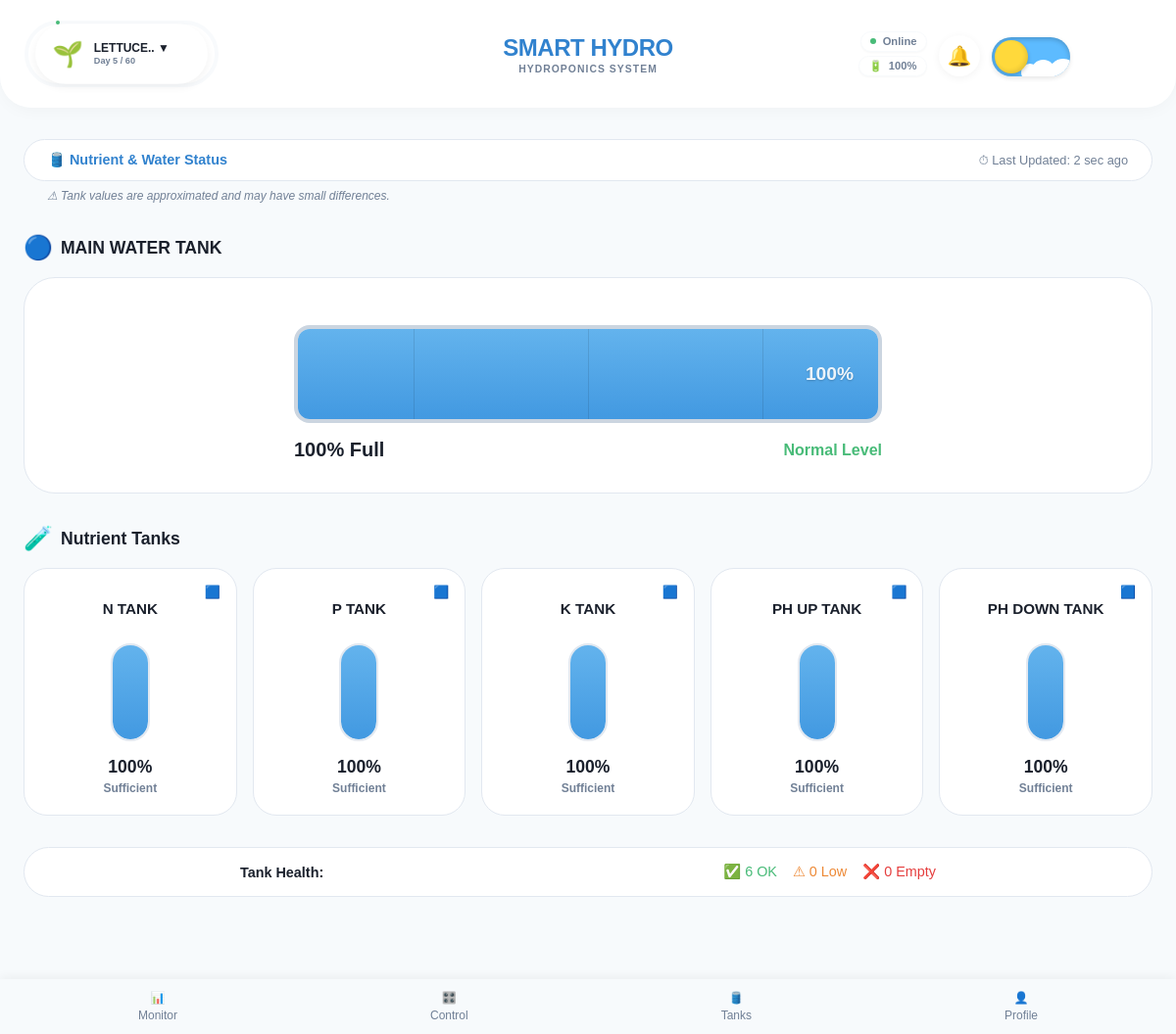
Screenshot of /tanks (signed in) with the database file from the repository.
### models.py (models this page shows)
class Plant(db.Model):
    id = db.Column(db.Integer, primary_key=True)
    name = db.Column(db.String(100), nullable=False)
    temp_min = db.Column(db.Float, default=20.0)
    temp_max = db.Column(db.Float, default=30.0)
    humidity_min = db.Column(db.Float, default=40.0)
    humidity_max = db.Column(db.Float, default=70.0)
    ph_min = db.Column(db.Float, default=5.5)
    ph_max = db.Column(db.Float, default=6.5)
    tds_min = db.Column(db.Float, default=800.0)
    tds_max = db.Column(db.Float, default=1200.0)
    category = db.Column(db.String(50), default="Leafy") # Leafy / Fruiting / Herb
    auto_ph_correction = db.Column(db.Boolean, default=True)
    spectrum_pref = db.Column(db.String(50), default="Full") # Blue / Red / Full
    safety_max_temp = db.Column(db.Float, default=40.0)
    safety_min_water = db.Column(db.Float, default=15.0)
    n_min = db.Column(db.Float, default=100.0)
    n_max = db.Column(db.Float, default=200.0)
    p_min = db.Column(db.Float, default=30.0)
    p_max = db.Column(db.Float, default=50.0)
    k_min = db.Column(db.Float, default=100.0)
    k_max = db.Column(db.Float, default=300.0)
    light_min = db.Column(db.Float, default=1000.0)
    light_max = db.Column(db.Float, default=20000.0)
    expected_days = db.Column(db.Integer, default=60)
    start_date = db.Column(db.DateTime, default=datetime.utcnow)

class TankLevel(db.Model):
    id = db.Column(db.Integer, primary_key=True)
    name = db.Column(db.String(50), unique=True, nullable=False) # e.g., 'n_tank'
    level_percent = db.Column(db.Float, default=100.0)

### routes/views.py (the view)
@views.route('/tanks')
@login_required
def tanks():
    plant = Plant.query.first()
    tanks = TankLevel.query.all()
    return render_template('tanks.html', user=current_user, tanks=tanks, plant=plant)

### templates/tanks.html (shortened to what this page needs)
{% extends "base.html" %}
{% block content %}
<div class="tank-info-strip">
    <div style="font-weight: 600; color: var(--primary-color);">🛢️ Nutrient & Water Status</div>
    <div style="font-size: 0.8rem;">
        <span>⏱ Last Updated: </span><span id="last-updated">2 sec ago</span>
    </div>
</div>
<div
    style="font-size: 0.75rem; color: var(--text-secondary); margin-top: -1.5rem; margin-bottom: 2rem; padding-left: 1.5rem; font-style: italic;">
    ⚠ Tank values are approximated and may have small differences.
</div>
{% set main_tank = namespace(found=false, data=None) %}
{% for tank in tanks %}
{% if 'main' in tank.name.lower() or 'water' in tank.name.lower() %}
{% set main_tank.found = true %}
{% set main_tank.data = tank %}
{% endif %}
{% endfor %}
{% if main_tank.found %}
<div class="tank-section-title">
    <span style="color: var(--primary-color); font-size: 1.5rem;">🔵</span>
    <span>MAIN WATER TANK</span>
</div>
<div class="main-tank-wrapper"
    onclick="openTankModal('{{ main_tank.data.name }}', {{ main_tank.data.level_percent }}, 'Water')">
    <div class="industrial-tank-horizontal">
        <div class="tank-fill-horizontal {{ 'fill-danger' if main_tank.data.level_percent < 20 else 'fill-blue' }}"
            style="width: {{ main_tank.data.level_percent }}%;">
            <span style="margin-right: 10px;">{{ main_tank.data.level_percent | int }}%</span>
        </div>
    </div>
    <div style="display: flex; width: 100%; max-width: 600px; justify-content: space-between; align-items: center;">
        <div style="font-weight: 700; font-size: 1.25rem; color: var(--text-primary);">
            {{ main_tank.data.level_percent | int }}% Full
        </div>
        <div style="color: {{ '#e53e3e' if main_tank.data.level_percent < 20 else '#48bb78' }}; font-weight: 600;">
            {{ "CRITICAL LOW" if main_tank.data.level_percent < 20 else ("Low Level" if main_tank.data.level_percent <
                40 else "Normal Level" ) }} </div>
        </div>
    </div>
    {% endif %}
    <div class="tank-section-title" style="margin-top: 2rem;">
        <span style="font-size: 1.5rem;">🧪</span>
        <span>Nutrient Tanks</span>
    </div>
    <div class="nutrient-grid">
        {% for tank in tanks %}
        {% if not ('main' in tank.name.lower() or 'water' in tank.name.lower()) %}
        {% set color_class = 'fill-blue' %}
        {% set icon = '🧪' %}
        {% if 'n' in tank.name.lower() or 'nitrogen' in tank.name.lower() %}
        {% set color_class = 'fill-blue' %}
        {% set icon = '🟦' %}
        {% elif 'p' in tank.name.lower() or 'phosphorus' in tank.name.lower() %}
        {% set color_class = 'fill-green' %}
        {% set icon = '🟩' %}
        {% elif 'k' in tank.name.lower() or 'potassium' in tank.name.lower() %}
        {% set color_class = 'fill-purple' %}
        {% set icon = '🟪' %}
        {% elif 'ph_up' in tank.name.lower() %}
        {% set color_class = 'fill-orange' %}
        {% set icon = '🟨' %}
        {% elif 'ph_down' in tank.name.lower() %}
        {% set color_class = 'fill-red' %}
        {% set icon = '🟥' %}
        {% endif %}
        {% if tank.level_percent < 20 %} {% set safe_color_class='fill-danger' %} {% set
            border_style='border: 1px solid var(--danger-color);' %} {% else %} {% set safe_color_class=color_class %}
            {% set border_style='' %} {% endif %} <div class="nutrient-card" style="{{ border_style }}"
            onclick="openTankModal('{{ tank.name }}', {{ tank.level_percent }}, 'Nutrient')">
            <div
                style="font-weight: 600; font-size: 0.95rem; text-align: center; height: 2.5rem; display: flex; align-items: center;">
                {{ tank.name.replace('_', ' ').replace('pump', '').upper() }}
            </div>
            <div class="mini-tank-gauge">
                <div class="mini-tank-fill {{ safe_color_class }}" style="height: {{ tank.level_percent }}%;"></div>
            </div>
            <div style="font-size: 1.1rem; font-weight: 700;">{{ tank.level_percent | int }}%</div>
            <div
                style="font-size: 0.75rem; margin-top: 0.25rem; font-weight: 600; color: {{ '#e53e3e' if tank.level_percent < 20 else '#718096' }};">
                {% if tank.level_percent < 20 %} Empty! {% elif tank.level_percent < 40 %} Refill Soon {% else %}
                    Sufficient {% endif %} </div>
                    <div style="position: absolute; top: 1rem; right: 1rem; font-size: 0.8rem;">{{ icon }}</div>
            </div>
            {% endif %}
            {% endfor %}
    </div>
    <div class="tank-summary-bar">
        <div style="font-weight: 600; font-size: 0.9rem;">Tank Health:</div>
        <div style="display: flex; gap: 1rem; font-size: 0.9rem;">
            <span style="color: var(--success-color);">✅ <span id="count-ok">--</span> OK</span>
            <span style="color: var(--warning-color);">⚠ <span id="count-low">--</span> Low</span>
            <span style="color: var(--danger-color);">❌ <span id="count-empty">--</span> Empty</span>
        </div>
    </div>
    {% endblock %}

### templates/base.html (shortened to what this page needs)
<!DOCTYPE html>
<html lang="en">
<head>
    <link rel="stylesheet" href="{{ url_for('static', filename='css/style.css') }}">
</head>
<body>
    {% if current_user.is_authenticated %}
    <header class="app-header">
        <div class="header-left">
            {% set current_day = 5 %}
            {% set total_days = plant.expected_days if plant else 60 %}
            {% set pct = (current_day / total_days * 100) | int %}
            {% set ring_color = 'mid' %}
            {% if pct < 30 %}{% set ring_color='low' %}{% endif %} {% if pct> 70 %}{% set ring_color = 'high' %}{% endif
                %}
                <div class="plant-ring-wrapper">
                    <div class="ring-content">
                        <div class="ring-icon">🌱</div>
                        <div class="ring-text-stack">
                            <div class="ring-name">{{ (plant.name if plant else 'Lettuce')[:10] }}.. ▼</div>
                            <div class="ring-days">Day {{ current_day }} / {{ total_days }}</div>
                        </div>
                    </div>
                </div>
        </div>
        <div class="header-center">
            <div class="brand-title">SMART HYDRO</div>
            <div class="brand-subtitle">Hydroponics System</div>
        </div>
        <div class="header-right" style="flex-direction: row; gap: 0.75rem;">
            <div style="display: flex; flex-direction: column; align-items: flex-end; gap: 0.25rem;">
                <div class="status-chip">
                    <div class="status-dot-white"></div> Online
                </div>
                <div class="status-chip">
                    <span>🔋</span> 100%
                </div>
            </div>
            <div class="notification-container">
                <button class="notification-bell" id="notification-bell" onclick="toggleNotificationPanel(event)">
                    <span class="bell-icon">🔔</span>
                </button>
            </div>
            <div class="toggle-wrapper" title="Toggle Theme">
                <label for="theme_toggle" class="toggle-label">
                    <span class="cloud cloud-1"></span>
                    <span class="cloud cloud-2"></span>
                    <span class="cloud cloud-3"></span>
                    <div class="toggle-thumb">
                    </div>
                </label>
            </div>
        </div>
    </header>
    {% endif %}
    <main class="container">
        {% block content %}{% endblock %}
    </main>
    {% if current_user.is_authenticated %}
    <nav class="bottom-nav">
        <a href="{{ url_for('views.monitor') }}"
            class="nav-item {% if request.endpoint == 'views.monitor' %}active{% endif %}">
            <span>📊</span>
            <span>Monitor</span>
        </a>
        <a href="{{ url_for('views.controls') }}"
            class="nav-item {% if request.endpoint == 'views.controls' %}active{% endif %}">
            <span>🎛️</span>
            <span>Control</span>
        </a>
        <a href="{{ url_for('views.tanks') }}"
            class="nav-item {% if request.endpoint == 'views.tanks' %}active{% endif %}">
            <span>🛢️</span>
            <span>Tanks</span>
        </a>
        <a href="{{ url_for('views.profile') }}"
            class="nav-item {% if request.endpoint == 'views.profile' %}active{% endif %}">
            <span>👤</span>
            <span>Profile</span>
        </a>
    </nav>
    <div style="height: 60px;"></div>
    {% endif %}
</body>
</html>

### rows the page displays
Plant: name "LETTUCE"
TankLevel: data.level_percent "100", level_percent "Normal Level"
TankLevel: name.replace "N TANK", level_percent "100", shows "Sufficient", icon "🟦"
TankLevel: name.replace "P TANK", level_percent "100", shows "Sufficient", icon "🟦"
TankLevel: name.replace "K TANK", level_percent "100", shows "Sufficient", icon "🟦"
TankLevel: name.replace "PH UP TANK", level_percent "100", shows "Sufficient", icon "🟦"
TankLevel: name.replace "PH DOWN TANK", level_percent "100", shows "Sufficient", icon "🟦"

### other values shown
{{ current_day }} "5"
{{ total_days }} "60"
